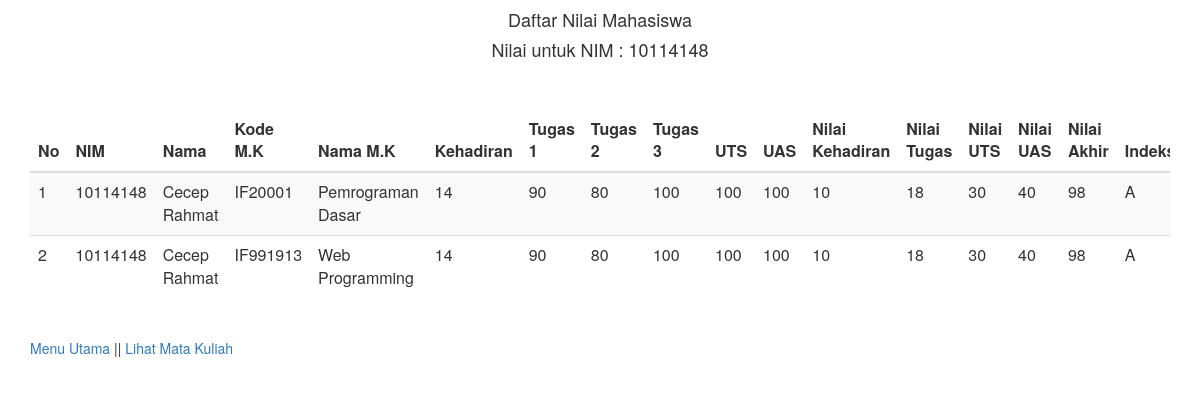
/tampilnilai.php (signed in), run on the app's committed database.
### tables this page shows
CREATE TABLE `t_nilai` (
  `kd_nilai` bigint(8) NOT NULL,
  `nim` varchar(8) DEFAULT NULL,
  `kd_mk` varchar(8) DEFAULT NULL,
  `kehadiran` double DEFAULT NULL,
  `tugas_1` double DEFAULT NULL,
  `tugas_2` double DEFAULT NULL,
  `tugas_3` double DEFAULT NULL,
  `uts` double DEFAULT NULL,
  `uas` double DEFAULT NULL,
  `nilai_kehadiran` double DEFAULT NULL,
  `nilai_tugas` double DEFAULT NULL,
  `nilai_uts` double DEFAULT NULL,
  `nilai_uas` double DEFAULT NULL,
  `nilai_akhir` double DEFAULT NULL,
  `indeks` char(1) DEFAULT NULL,
  `ket` varchar(11) DEFAULT NULL
);

CREATE TABLE `t_mahasiswa` (
  `nim` varchar(8) NOT NULL,
  `nama` varchar(30) DEFAULT NULL,
  `ttl` varchar(20) DEFAULT NULL,
  `tgl_lahir` date DEFAULT NULL,
  `alamat` varchar(40) DEFAULT NULL,
  `foto` varchar(30) DEFAULT NULL
);

CREATE TABLE `t_mata_kuliah` (
  `kd_mk` varchar(8) NOT NULL,
  `nama_mk` varchar(30) DEFAULT NULL,
  `Tahun` int(11) NOT NULL
);

### tampilnilai.php (the view, shortened to what this page needs)
<?php
$link=koneksi_db();
?>
<link href="//maxcdn.bootstrapcdn.com/bootstrap/3.3.0/css/bootstrap.min.css" rel="stylesheet" id="bootstrap-css">
<?php
    $nim = $_SESSION['username'];
	$sql="SELECT t_nilai.*,t_mahasiswa.nama,t_mata_kuliah.nama_mk FROM t_nilai
    INNER JOIN t_mahasiswa ON t_nilai.nim=t_mahasiswa.nim
    INNER JOIN t_mata_kuliah ON t_nilai.kd_mk=t_mata_kuliah.kd_mk
    where t_nilai.nim = $nim";
	$res=mysqli_query($link,$sql);
?>
<div class="container">
	<div class="row">
        <div class="col-md-12">
        <h4 align="center">Daftar Nilai Mahasiswa</h4>
        <?php
        $nim = $_SESSION['username'];
        echo"<h4 align ='center'>Nilai untuk NIM : $nim</h4>";
        ?><br>
        <br>
        <div class="table-responsive">
              <table id="mytable" class="table table-bordred table-striped">
                   <thead>
                   <tr>
			<th>No</th>
			<th>NIM</th>
			<th>Nama</th>
			<th>Kode M.K</th>
			<th>Nama M.K</th>
			<th>Kehadiran</th>
			<th>Tugas 1</th>
			<th>Tugas 2</th>
			<th>Tugas 3</th>
			<th>UTS</th>
			<th>UAS</th>
			<th>Nilai Kehadiran</th>
			<th>Nilai Tugas</th>
			<th>Nilai UTS</th>
			<th>Nilai UAS</th>
			<th>Nilai Akhir</th>
			<th>Indeks</th>
		</tr>
                   </thead>
    <tbody>
   <?php
	$no=0;
	while ($data=mysqli_fetch_array($res))
	{
		$no++;
	?>
		<tr>
			<td><?php echo "$no";?></td>
			<td><?php echo "$data[nim]";?></td>
			<td><?php echo "$data[nama]";?></td>
			<td><?php echo "$data[kd_mk]";?></td>
			<td><?php echo "$data[nama_mk]";?></td>
			<td><?php echo round("$data[kehadiran]",2);?></td>
			<td><?php echo round("$data[tugas_1]",2);?></td>
			<td><?php echo round("$data[tugas_2]",2);?></td>
			<td><?php echo round("$data[tugas_3]",2);?></td>
			<td><?php echo round("$data[uts]",2);?></td>
			<td><?php echo round("$data[uas]",2);?></td>
			<td><?php echo round("$data[nilai_kehadiran]",2);?></td>
			<td><?php echo "$data[nilai_tugas]";?></td>
			<td><?php echo "$data[nilai_uts]";?></td>
			<td><?php echo "$data[nilai_uas]";?></td>
			<td><?php echo round("$data[nilai_akhir]",2);?></td>
			<td><?php echo "$data[indeks]";?></td>
		</tr>
		<?php
			}
		?>
    </tbody>
</table>
            </div>
        </div>
	</div><br>
    <p><a href ="index.php">Menu Utama</a> || <a href ="tampilmatkul.php">Lihat Mata Kuliah</a></p>
</div>

### data on the page
t_nilai: nim "10114148", nim.nama "Cecep Rahmat", kd_mk "IF20001", kd_mk.nama_mk "Pemrograman Dasar", kehadiran "14", tugas_1 "90", tugas_2 "80", tugas_3 "100", uts "100", uas "100", nilai_kehadiran "10", nilai_tugas "18", nilai_uts "30", nilai_uas "40", nilai_akhir "98", indeks "A"
t_nilai: nim "10114148", nim.nama "Cecep Rahmat", kd_mk "IF991913", kd_mk.nama_mk "Web Programming", kehadiran "14", tugas_1 "90", tugas_2 "80", tugas_3 "100", uts "100", uas "100", nilai_kehadiran "10", nilai_tugas "18", nilai_uts "30", nilai_uas "40", nilai_akhir "98", indeks "A"

### other printed values
$nim "10114148"
